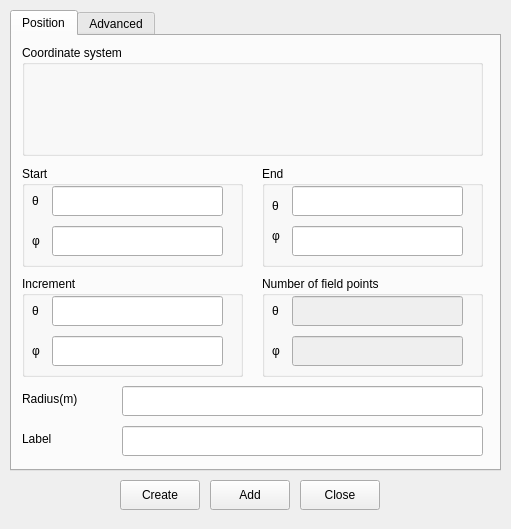
<?xml version="1.0" encoding="UTF-8"?>
<ui version="4.0">
 <class>frmNFR</class>
 <widget class="QMainWindow" name="frmNFR">
  <property name="geometry">
   <rect>
    <x>0</x>
    <y>0</y>
    <width>511</width>
    <height>529</height>
   </rect>
  </property>
  <property name="windowTitle">
   <string>Request NearField Raditation</string>
  </property>
  <widget class="QWidget" name="centralwidget">
   <widget class="QTabWidget" name="tabWidget">
    <property name="geometry">
     <rect>
      <x>10</x>
      <y>10</y>
      <width>491</width>
      <height>461</height>
     </rect>
    </property>
    <property name="currentIndex">
     <number>0</number>
    </property>
    <widget class="QWidget" name="tabPosition">
     <attribute name="title">
      <string>Position</string>
     </attribute>
     <widget class="QGroupBox" name="gbxStart">
      <property name="geometry">
       <rect>
        <x>10</x>
        <y>130</y>
        <width>221</width>
        <height>101</height>
       </rect>
      </property>
      <property name="title">
       <string>Start</string>
      </property>
      <widget class="QLabel" name="lblThe_start">
       <property name="geometry">
        <rect>
         <x>10</x>
         <y>20</y>
         <width>21</width>
         <height>30</height>
        </rect>
       </property>
       <property name="text">
        <string>θ</string>
       </property>
      </widget>
      <widget class="QLabel" name="label_2">
       <property name="geometry">
        <rect>
         <x>10</x>
         <y>60</y>
         <width>21</width>
         <height>30</height>
        </rect>
       </property>
       <property name="text">
        <string>φ</string>
       </property>
      </widget>
      <widget class="QLineEdit" name="txtThe_start">
       <property name="geometry">
        <rect>
         <x>30</x>
         <y>20</y>
         <width>171</width>
         <height>30</height>
        </rect>
       </property>
      </widget>
      <widget class="QLineEdit" name="txtPhi_start">
       <property name="geometry">
        <rect>
         <x>30</x>
         <y>60</y>
         <width>171</width>
         <height>30</height>
        </rect>
       </property>
      </widget>
     </widget>
     <widget class="QGroupBox" name="gbxEnd">
      <property name="geometry">
       <rect>
        <x>250</x>
        <y>130</y>
        <width>221</width>
        <height>101</height>
       </rect>
      </property>
      <property name="title">
       <string>End</string>
      </property>
      <widget class="QLabel" name="lblThe_end">
       <property name="geometry">
        <rect>
         <x>10</x>
         <y>25</y>
         <width>21</width>
         <height>30</height>
        </rect>
       </property>
       <property name="text">
        <string>θ</string>
       </property>
      </widget>
      <widget class="QLabel" name="label_4">
       <property name="geometry">
        <rect>
         <x>10</x>
         <y>55</y>
         <width>21</width>
         <height>30</height>
        </rect>
       </property>
       <property name="text">
        <string>φ</string>
       </property>
      </widget>
      <widget class="QLineEdit" name="txtThe_end">
       <property name="geometry">
        <rect>
         <x>30</x>
         <y>20</y>
         <width>171</width>
         <height>30</height>
        </rect>
       </property>
      </widget>
      <widget class="QLineEdit" name="txtPhi_end">
       <property name="geometry">
        <rect>
         <x>30</x>
         <y>60</y>
         <width>171</width>
         <height>30</height>
        </rect>
       </property>
      </widget>
     </widget>
     <widget class="QGroupBox" name="gbxIncrement">
      <property name="geometry">
       <rect>
        <x>10</x>
        <y>240</y>
        <width>221</width>
        <height>101</height>
       </rect>
      </property>
      <property name="title">
       <string>Increment</string>
      </property>
      <widget class="QLabel" name="lblThe_inc">
       <property name="geometry">
        <rect>
         <x>10</x>
         <y>20</y>
         <width>21</width>
         <height>30</height>
        </rect>
       </property>
       <property name="text">
        <string>θ</string>
       </property>
      </widget>
      <widget class="QLabel" name="lblPhi_inc">
       <property name="geometry">
        <rect>
         <x>10</x>
         <y>60</y>
         <width>21</width>
         <height>30</height>
        </rect>
       </property>
       <property name="text">
        <string>φ</string>
       </property>
      </widget>
      <widget class="QLineEdit" name="txtThe_inc">
       <property name="geometry">
        <rect>
         <x>30</x>
         <y>20</y>
         <width>171</width>
         <height>30</height>
        </rect>
       </property>
      </widget>
      <widget class="QLineEdit" name="txtPhi_inc">
       <property name="geometry">
        <rect>
         <x>30</x>
         <y>60</y>
         <width>171</width>
         <height>30</height>
        </rect>
       </property>
      </widget>
     </widget>
     <widget class="QGroupBox" name="groupBox_4">
      <property name="geometry">
       <rect>
        <x>250</x>
        <y>240</y>
        <width>221</width>
        <height>101</height>
       </rect>
      </property>
      <property name="title">
       <string>Number of field points</string>
      </property>
      <widget class="QLabel" name="lblThe_n">
       <property name="geometry">
        <rect>
         <x>10</x>
         <y>20</y>
         <width>21</width>
         <height>30</height>
        </rect>
       </property>
       <property name="text">
        <string>θ</string>
       </property>
      </widget>
      <widget class="QLabel" name="lblPhi_n">
       <property name="geometry">
        <rect>
         <x>10</x>
         <y>60</y>
         <width>21</width>
         <height>30</height>
        </rect>
       </property>
       <property name="text">
        <string>φ</string>
       </property>
      </widget>
      <widget class="QLineEdit" name="txtThe_n">
       <property name="enabled">
        <bool>false</bool>
       </property>
       <property name="geometry">
        <rect>
         <x>30</x>
         <y>20</y>
         <width>171</width>
         <height>30</height>
        </rect>
       </property>
      </widget>
      <widget class="QLineEdit" name="txtPhi_n">
       <property name="enabled">
        <bool>false</bool>
       </property>
       <property name="geometry">
        <rect>
         <x>30</x>
         <y>60</y>
         <width>171</width>
         <height>30</height>
        </rect>
       </property>
      </widget>
     </widget>
     <widget class="QGroupBox" name="gbxCsystem">
      <property name="geometry">
       <rect>
        <x>10</x>
        <y>9</y>
        <width>461</width>
        <height>111</height>
       </rect>
      </property>
      <property name="title">
       <string>Coordinate system</string>
      </property>
      <widget class="QLabel" name="label_9">
       <property name="geometry">
        <rect>
         <x>30</x>
         <y>15</y>
         <width>341</width>
         <height>91</height>
        </rect>
       </property>
       <property name="text">
        <string/>
       </property>
      </widget>
     </widget>
     <widget class="QLineEdit" name="txtRadius">
      <property name="geometry">
       <rect>
        <x>110</x>
        <y>350</y>
        <width>361</width>
        <height>30</height>
       </rect>
      </property>
      <property name="text">
       <string/>
      </property>
     </widget>
     <widget class="QLabel" name="lblRequestName">
      <property name="geometry">
       <rect>
        <x>10</x>
        <y>390</y>
        <width>91</width>
        <height>25</height>
       </rect>
      </property>
      <property name="text">
       <string>Label</string>
      </property>
     </widget>
     <widget class="QLineEdit" name="txtName">
      <property name="geometry">
       <rect>
        <x>110</x>
        <y>390</y>
        <width>361</width>
        <height>30</height>
       </rect>
      </property>
     </widget>
     <widget class="QLabel" name="lblRequestName_2">
      <property name="geometry">
       <rect>
        <x>10</x>
        <y>350</y>
        <width>91</width>
        <height>25</height>
       </rect>
      </property>
      <property name="text">
       <string>Radius(m)</string>
      </property>
     </widget>
    </widget>
    <widget class="QWidget" name="tabAdvanced">
     <attribute name="title">
      <string>Advanced</string>
     </attribute>
    </widget>
   </widget>
   <widget class="QPushButton" name="btnCreate">
    <property name="geometry">
     <rect>
      <x>120</x>
      <y>480</y>
      <width>80</width>
      <height>30</height>
     </rect>
    </property>
    <property name="text">
     <string>Create</string>
    </property>
   </widget>
   <widget class="QPushButton" name="btnAdd">
    <property name="geometry">
     <rect>
      <x>210</x>
      <y>480</y>
      <width>80</width>
      <height>30</height>
     </rect>
    </property>
    <property name="text">
     <string>Add</string>
    </property>
   </widget>
   <widget class="QPushButton" name="btnClose">
    <property name="geometry">
     <rect>
      <x>300</x>
      <y>480</y>
      <width>80</width>
      <height>30</height>
     </rect>
    </property>
    <property name="text">
     <string>Close</string>
    </property>
   </widget>
  </widget>
 </widget>
 <resources/>
 <connections/>
</ui>
